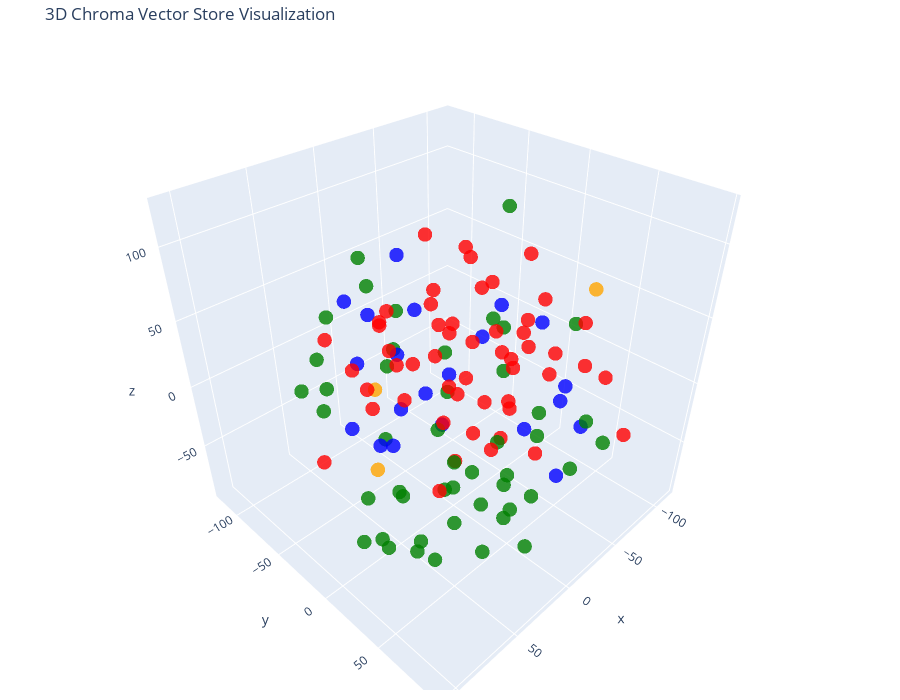

Notebook code for this chart:
### Code cell
# Let's try 3D!

tsne = TSNE(n_components=3, random_state=42)
reduced_vectors = tsne.fit_transform(vectors)

# Create the 3D scatter plot
fig = go.Figure(data=[go.Scatter3d(
    x=reduced_vectors[:, 0],
    y=reduced_vectors[:, 1],
    z=reduced_vectors[:, 2],
    mode='markers',
    marker=dict(size=5, color=colors, opacity=0.8),
    text=[f"Type: {t}<br>Text: {d[:100]}..." for t, d in zip(doc_types, documents)],
    hoverinfo='text'
)])

fig.update_layout(
    title='3D Chroma Vector Store Visualization',
    scene=dict(xaxis_title='x', yaxis_title='y', zaxis_title='z'),
    width=900,
    height=700,
    margin=dict(r=20, b=10, l=10, t=40)
)

fig.show()

### Figure 1 — Plotly figure (JSON) as saved in the notebook; plotly's stock layout.template omitted (floating-point values rounded to 4 significant figures)
{"data": [{"hoverinfo": "text", "marker": {"color": ["orange", "red", "green", "green", "green", "green", "green", "green", "blue", "green", "red", "green", "green", "blue", "blue", "blue", "green", "green", "green", "red", "red", "red", "red", "green", "red", "green", "blue", "blue", "green", "red", "blue", "green", "blue", "red", "green", "green", "orange", "red", "green", "red", "red", "blue", "blue", "red", "green", "red", "green", "red", "green", "red", "red", "green", "blue", "green", "green", "blue", "red", "red", "green", "red", "blue", "red", "blue", "green", "green", "green", "blue", "red", "red", "blue", "orange", "red", "green", "red", "red", "green", "red", "red", "blue", "green", "green", "green", "red", "red", "red", "red", "green", "red", "blue", "green", "red", "green", "green", "blue", "green", "blue", "green", "red", "green", "green", "green", "green", "red", "green", "red", "red", "red", "red", "red", "red", "red", "red", "red", "red", "red", "red", "red", "green", "blue", "green", "red", "red", "red"], "opacity": 0.8, "size": 5}, "mode": "markers", "text": ["Type: company<br>Text: # Careers at Insurellm\n\nInsurellm is hiring! We are looking for talented software engineers, data sc...", "Type: contracts<br>Text: # Contract with Belvedere Insurance for Markellm\n\n## Terms\nThis Contract (\"Agreement\") is made and e...", "Type: employees<br>Text: - **Engagement in Company Culture:** Regularly participates in team-building events and contributes ...", "Type: employees<br>Text: # HR Record\n\n# Emily Tran\n\n## Summary\n- **Date of Birth:** March 18, 1991  \n- **Job Title:** Digital...", "Type: employees<br>Text: - **2010 - 2013**: Business Analyst at Edge Analytics  \n  Prior to joining Innovate, Avery worked as...", "Type: employees<br>Text: ## Other HR Notes\n- **Professional Development**: Avery has actively participated in leadership trai...", "Type: employees<br>Text: - **Professional Development Goals**:  \n  - Emily Tran aims to become a Marketing Manager within the...", "Type: employees<br>Text: ## Annual Performance History\n- **2018**: **3/5** - Adaptable team player but still learning to take...", "Type: products<br>Text: - **Mobile Integration**: Carllm is designed to work seamlessly with mobile applications, providing ...", "Type: employees<br>Text: ## Annual Performance History\n- **2023:** Rating: 4.5/5  \n  *Samuel exceeded expectations, successfu...", "Type: contracts<br>Text: ## Renewal\n\n1. **Automatic Renewal**: This contract will automatically renew for successive 12-month...", "Type: employees<br>Text: ## Annual Performance History\n- **2020:** Exceeds Expectations  \n  Samantha Greene demonstrated exce...", "Type: employees<br>Text: # Samantha Greene\n\n## Summary\n- **Date of Birth:** October 14, 1990\n- **Job Title:** HR Generalist\n-...", "Type: products<br>Text: - **Professional Tier**: $2,500/month\n  - For medium-sized companies.\n  - All Basic Tier features pl...", "Type: products<br>Text: ### Seamless Integrations\nRellm's architecture is designed for effortless integration with existing ...", "Type: products<br>Text: Experience the future of reinsurance with Rellm, where innovation meets reliability. Let Insurellm h...", "Type: employees<br>Text: - **2022**: **Satisfactory**  \n  Avery focused on rebuilding team dynamics and addressing employee c...", "Type: employees<br>Text: - **January 2017 - May 2018**: Marketing Intern  \n  - Supported the Marketing team by collaborating ...", "Type: employees<br>Text: ## Other HR Notes\n- Alex Thomson is an active member of the Diversity and Inclusion committee at Ins...", "Type: contracts<br>Text: 3. **Training and Onboarding:**  \n   Insurellm agrees to provide one free training session on how to...", "Type: contracts<br>Text: ## Features\n1. **AI-Powered Matching**: Belvedere Insurance will benefit from Markellm's AI-powered ...", "Type: contracts<br>Text: # Contract with GreenValley Insurance for Homellm\n\n**Contract Date:** October 6, 2023  \n**Contract N...", "Type: contracts<br>Text: # Contract with Apex Reinsurance for Rellm: AI-Powered Enterprise Reinsurance Solution\n\n## Terms\n\n1....", "Type: employees<br>Text: ## Compensation History\n- **2020:** Base Salary: $80,000  \n- **2021:** Base Salary Increase to $90,0...", "Type: contracts<br>Text: # Contract with GreenField Holdings for Markellm\n\n**Effective Date:** November 15, 2023  \n**Contract...", "Type: employees<br>Text: ## Other HR Notes\n- Jordan K. Bishop has been an integral part of club initiatives, including the In...", "Type: products<br>Text: ### Q2 2025: Customer Experience Improvements\n- Launch of a new **mobile app** for end-users.\n- Intr...", "Type: products<br>Text: # Product Summary\n\n# Carllm\n\n## Summary\n\nCarllm is an innovative auto insurance product developed by...", "Type: employees<br>Text: - **2018**: **Exceeds Expectations**  \n  Under Avery’s pivoted vision, Insurellm launched two new su...", "Type: contracts<br>Text: ## Support\nInsurellm provides Stellar Insurance Co. with the following support services:\n\n- **24/7 T...", "Type: products<br>Text: ### Q3 2025\n- Initiate a comprehensive marketing campaign targeting both consumers and insurers to i...", "Type: employees<br>Text: ## Annual Performance History  \n- **2022** - Rated as \"Exceeds Expectations.\" Alex Thomson achieved ...", "Type: products<br>Text: ### 2. Dynamic Pricing Model\nWith Homellm's innovative dynamic pricing model, insurance providers ca...", "Type: contracts<br>Text: # Contract with TechDrive Insurance for Carllm\n\n**Contract Date:** October 1, 2024  \n**Contract Dura...", "Type: employees<br>Text: ## Compensation History\n- **2020:** Base Salary - $55,000  \n  The entry-level salary matched industr...", "Type: employees<br>Text: Emily Carter exemplifies the kind of talent that drives Insurellm's success and is an invaluable ass...", "Type: company<br>Text: # About Insurellm\n\nInsurellm was founded by Avery Lancaster in 2015 as an insurance tech startup des...", "Type: contracts<br>Text: 3. **Service Level Agreement (SLA):**  \n   Insurellm commits to a 99.9% uptime for the platform with...", "Type: employees<br>Text: - **2021**: *Exceeds Expectations*  \n  Maxine spearheaded the transition to a new data warehousing s...", "Type: contracts<br>Text: 1. **Customer Support**: Insurellm will provide EverGuard Insurance with 24/7 customer support, incl...", "Type: contracts<br>Text: ---\n\n## Renewal\n\n1. **Automatic Renewal**: This agreement will automatically renew for an additional...", "Type: products<br>Text: ### For Insurance Companies:\n- **Basic Listing Fee**: $199/month for a featured listing on the platf...", "Type: products<br>Text: # Product Summary\n\n# Rellm: AI-Powered Enterprise Reinsurance Solution\n\n## Summary\n\nRellm is an inno...", "Type: contracts<br>Text: 1. **Technical Support**: Provider shall offer dedicated technical support to the Client via phone, ...", "Type: employees<br>Text: # HR Record\n\n# Maxine Thompson\n\n## Summary\n- **Date of Birth:** January 15, 1991  \n- **Job Title:** ...", "Type: contracts<br>Text: # Contract with Pinnacle Insurance Co. for Homellm\n\n## Terms\nThis contract (\"Contract\") is entered i...", "Type: employees<br>Text: # HR Record\n\n# Samuel Trenton\n\n## Summary\n- **Date of Birth:** April 12, 1989  \n- **Job Title:** Sen...", "Type: contracts<br>Text: **Signatures:**  \n_________________________                           _________________________  \n**...", "Type: employees<br>Text: # Avery Lancaster\n\n## Summary\n- **Date of Birth**: March 15, 1985  \n- **Job Title**: Co-Founder & Ch...", "Type: contracts<br>Text: 4. **Confidentiality:** Both parties agree to maintain the confidentiality of proprietary informatio...", "Type: contracts<br>Text: ## Renewal\n\n1. **Automatic Renewal**: This Agreement will automatically renew for successive one-yea...", "Type: employees<br>Text: # HR Record\n\n# Jordan Blake\n\n## Summary\n- **Date of Birth:** March 15, 1993  \n- **Job Title:** Sales...", "Type: products<br>Text: - **Instant Quoting**: With Carllm, insurance companies can offer near-instant quotes to customers, ...", "Type: employees<br>Text: ## Insurellm Career Progression\n- **January 2017 - October 2018**: **Junior Data Engineer**  \n  * Ma...", "Type: employees<br>Text: ## Annual Performance History\n- **2021:** First year at Insurellm; achieved 90% of monthly targets. ...", "Type: products<br>Text: Join the growing number of organizations leveraging Rellm to enhance their reinsurance processes whi...", "Type: contracts<br>Text: ## Renewal\n\n1. **Automatic Renewal**: This contract shall automatically renew for additional one-yea...", "Type: contracts<br>Text: # Contract with Roadway Insurance Inc. for Carllm\n\n---\n\n## Terms\n\n1. **Agreement Effective Date**: T...", "Type: employees<br>Text: ## Annual Performance History  \n- **2021**:  \n  - **Performance Rating**: 4.5/5  \n  - **Key Achievem...", "Type: contracts<br>Text: ______________________________  \n[Name], [Title]  \nDate: ______________________\n\n**For Greenstone In...", "Type: products<br>Text: ### Regulatory Compliance Tools\nRellm includes built-in compliance tracking features to help organiz...", "Type: contracts<br>Text: 2. **Real-Time Quote Availability:**  \n   Consumers sourced via BrightWay Solutions will receive rea...", "Type: products<br>Text: - **Basic Tier:** Starting at $5,000/month for small insurers with basic integration features.\n- **S...", "Type: employees<br>Text: Alex Chen continues to be a vital asset at Insurellm, contributing significantly to innovative backe...", "Type: employees<br>Text: # HR Record\n\n# Oliver Spencer\n\n## Summary\n- **Date of Birth**: May 14, 1990  \n- **Job Title**: Backe...", "Type: employees<br>Text: # HR Record\n\n# Alex Thomson\n\n## Summary\n- **Date of Birth:** March 15, 1995  \n- **Job Title:** Sales...", "Type: products<br>Text: - **User-Friendly Interface**: Designed with user experience in mind, Markellm features an intuitive...", "Type: contracts<br>Text: ---\n\n## Features\n\n1. **Access to Core Features**: Roadway Insurance Inc. will have access to all Pro...", "Type: contracts<br>Text: ## Features\n1. **AI-Powered Matching**: Access to advanced algorithms that connect GreenField Holdin...", "Type: products<br>Text: # Product Summary\n\n# Markellm\n\n## Summary\n\nMarkellm is an innovative two-sided marketplace designed ...", "Type: company<br>Text: # Overview of Insurellm\n\nInsurellm is an innovative insurance tech firm with 200 employees across th...", "Type: contracts<br>Text: ## Support\n\n1. **Customer Support**: Insurellm will provide 24/7 customer support to TechDrive Insur...", "Type: employees<br>Text: ## Compensation History\n- **March 2018**: Initial salary of $80,000.\n- **July 2019**: Salary increas...", "Type: contracts<br>Text: ## Renewal\n1. **Automatic Renewal**: This contract will automatically renew for sequential one-year ...", "Type: contracts<br>Text: ## Support\n1. **Technical Support**: Technical support will be available from 9 AM to 7 PM EST, Mond...", "Type: employees<br>Text: ## Annual Performance History\n- **2019:** Exceeds Expectations - Continuously delivered high-quality...", "Type: contracts<br>Text: ---\n\n**Signatures**  \n**For Insurellm**: __________________________  \n**Name**: John Smith  \n**Title...", "Type: contracts<br>Text: ## Renewal\n1. **Renewal Terms**: At the end of the initial term, this Contract shall automatically r...", "Type: products<br>Text: # Product Summary\n\n# Homellm\n\n## Summary\nHomellm is an innovative home insurance product developed b...", "Type: employees<br>Text: # HR Record\n\n# Jordan K. Bishop\n\n## Summary\n- **Date of Birth:** March 15, 1990\n- **Job Title:** Fro...", "Type: employees<br>Text: ## Annual Performance History\n- **2020:**  \n  - Completed onboarding successfully.  \n  - Met expecta...", "Type: employees<br>Text: # HR Record\n\n# Alex Harper\n\n## Summary\n- **Date of Birth**: March 15, 1993  \n- **Job Title**: Sales ...", "Type: contracts<br>Text: ## Features\nStellar Insurance Co. will receive access to the following features of the Rellm product...", "Type: contracts<br>Text: ### Termination\nEither party may terminate this agreement with a **30-day written notice**. In the e...", "Type: contracts<br>Text: 1. **Core Functionality**: Rellm provides EverGuard Insurance with advanced AI-driven analytics, sea...", "Type: contracts<br>Text: 1. **AI-Powered Risk Assessment:** Access to advanced AI algorithms for real-time risk evaluations.\n...", "Type: employees<br>Text: ## Other HR Notes\n- Jordan has shown an interest in continuing education, actively participating in ...", "Type: contracts<br>Text: ---\n\n## Features\n\n- **AI-Powered Risk Assessment**: Customer will have access to enhanced risk evalu...", "Type: products<br>Text: All tiers include a comprehensive training program and ongoing updates to ensure optimal performance...", "Type: employees<br>Text: ## Compensation History\n- **2023:** Base Salary: $115,000 + Bonus: $15,000  \n  *Annual bonus based o...", "Type: contracts<br>Text: ## Renewal\n1. **Renewal Terms**: This Agreement may be renewed for additional one-year terms upon mu...", "Type: employees<br>Text: - **2017-2019:** Marketing Intern  \n  - Assisted with market research and campaign development for s...", "Type: employees<br>Text: - **2023:** Base Salary - $70,000  \n  Recognized for substantial improvement in employee relations m...", "Type: products<br>Text: With Homellm, Insurellm is committed to transforming the landscape of home insurance, ensuring both ...", "Type: employees<br>Text: ## Annual Performance History\n- **2017**: *Meets Expectations*  \n  Maxine showed potential in her ro...", "Type: products<br>Text: ### 5. Multi-Channel Integration\nHomellm seamlessly integrates into existing insurance platforms, pr...", "Type: employees<br>Text: - **2021**:  \n  - Performance Rating: Meets Expectations  \n  - Key Achievements: Contributed to the ...", "Type: contracts<br>Text: 4. **Usage Rights**: EverGuard Insurance is granted a non-exclusive, non-transferable license to acc...", "Type: employees<br>Text: # HR Record\n\n# Alex Chen\n\n## Summary\n- **Date of Birth:** March 15, 1990  \n- **Job Title:** Backend ...", "Type: employees<br>Text: - **2022**:  \n  - **Base Salary**: $65,000 (Promotion to Senior SDR)  \n  - **Bonus**: $13,000 (20% o...", "Type: employees<br>Text: ## Compensation History\n- **June 2018:** Starting Salary - $85,000\n- **June 2019:** Salary Increase ...", "Type: employees<br>Text: ## Compensation History\n- **2017**: $70,000 (Junior Data Engineer)  \n- **2018**: $75,000 (Junior Dat...", "Type: contracts<br>Text: **Insurellm, Inc.**  \n_____________________________  \nAuthorized Signature   \nDate: ________________...", "Type: employees<br>Text: ## Compensation History\n- **2015**: $150,000 base salary + Significant equity stake  \n- **2016**: $1...", "Type: contracts<br>Text: - **Customer Portal**: A dedicated portal will be provided, allowing the Customer's clients to manag...", "Type: contracts<br>Text: # Contract with Greenstone Insurance for Homellm\n\n---\n\n## Terms\n\n1. **Parties**: This Contract (\"Agr...", "Type: contracts<br>Text: # Contract with EverGuard Insurance for Rellm: AI-Powered Enterprise Reinsurance Solution\n\n**Contrac...", "Type: contracts<br>Text: # Contract with Stellar Insurance Co. for Rellm\n\n## Terms\nThis contract is made between **Insurellm*...", "Type: contracts<br>Text: ## Features\n1. **AI-Powered Risk Assessment**: Utilized for tailored underwriting decisions specific...", "Type: contracts<br>Text: ## Support\n\n1. **Customer Support**: Velocity Auto Solutions will have access to Insurellm’s custome...", "Type: contracts<br>Text: ## Support\n1. **Customer Support Access**: The Client will have access to dedicated support through ...", "Type: contracts<br>Text: **TechDrive Insurance Representative:**  \nName: Sarah Johnson  \nTitle: Operations Director  \nDate: _...", "Type: contracts<br>Text: ## Support\n1. **Technical Support**: Insurellm shall provide 24/7 technical support via an email and...", "Type: contracts<br>Text: 4. **Payment Terms**: \n   - The Customer shall pay an amount of $10,000 per month for the Standard T...", "Type: contracts<br>Text: 2. **Seamless Integrations**: The architecture of Rellm allows for easy integration with existing sy...", "Type: contracts<br>Text: **Belvedere Insurance**  \nSignature: ______________________  \nName: [Authorized Signatory]  \nTitle: ...", "Type: contracts<br>Text: # Contract with BrightWay Solutions for Markellm\n\n**Contract Date:** October 5, 2023  \n**Contract ID...", "Type: employees<br>Text: ## Compensation History\n| Year | Base Salary | Bonus         | Total Compensation |\n|------|--------...", "Type: products<br>Text: - **Customer Support**: Our dedicated support team is always available to assist both consumers and ...", "Type: employees<br>Text: # HR Record\n\n# Emily Carter\n\n## Summary\n- **Date of Birth:** August 12, 1990  \n- **Job Title:** Acco...", "Type: contracts<br>Text: 3. **Regular Updates:** Insurellm will offer ongoing updates and enhancements to the Homellm platfor...", "Type: contracts<br>Text: ---\n\n## Support\n\n1. **Technical Support**: Roadway Insurance Inc. will receive priority technical su...", "Type: contracts<br>Text: # Contract with Velocity Auto Solutions for Carllm\n\n**Contract Date:** October 1, 2023  \n**Contract ..."], "type": "scatter3d", "x": [53.76, -5.363, 60.8, 44.89, -14.68, 28.46, 68.48, 69.91, -39.65, 45.43, -75.16, 99.11, 106.7, -25.54, 18.86, 29.99, -15.76, -31.1, 35.53, 0.6967, -10.36, -44.04, -44.19, 41.14, -79.38, 64.14, -10.56, 13.74, -42.87, -41.64, -30.19, 16.8, 6.365, -42.66, 78.43, 58.24, -72.21, -62.83, 66.23, -33.81, -86.78, -39.69, 17.47, -4.683, 36.92, -103.9, 53.28, -39.63, -15.44, -83.71, -18.01, 13.17, -8.771, 50.32, 23.5, 24.47, -58.41, -61.99, 26.76, -61.65, -16.33, -56.24, -22.19, 71.72, 83.7, -69.19, 96.21, -36.92, -19.49, -17.21, 31.27, 84.61, 21.46, -108.4, -19.54, 66.0, -4.099, -113.9, 13.25, 72.76, 60.63, 7.101, -0.6643, -90.06, -51.88, -24.68, 43.9, -13.47, 47.39, 48.65, -99.32, 95.99, -20.29, 26.26, 75.19, 15.21, 48.58, -59.15, -90.98, 36.68, 56.86, 67.32, -33.75, 27.72, 11.14, -21.16, -39.64, -67.28, -1.842, -58.43, -49.27, -45.09, -83.12, -81.43, 26.67, 1.792, -75.71, 98.1, -27.52, 5.719, -12.62, -19.99, -51.79], "y": [-12.85, -4.255, 53.91, -5.241, 34.63, 61.51, 16.79, 61.03, 1.82, 65.47, -15.68, 32.09, 56.55, 65.73, -83.02, -59.45, 74.41, 11.47, 26.83, -104.8, 16.26, -39.95, -64.26, 64.26, -8.779, -40.02, 75.56, 8.528, 35.46, -84.83, 41.46, 57.9, -5.021, 4.108, 61.88, 13.85, 48.16, 29.59, 0.6263, -52.45, -26.37, 70.26, -33.9, -60.63, 94.0, 23.0, -6.32, -119.7, 38.32, 11.43, -5.376, 50.11, 14.12, 19.83, 56.86, -52.28, -3.602, 21.04, 86.15, -65.97, -53.74, 57.3, -76.19, -63.52, -23.65, 70.05, 41.88, 6.354, 30.3, 43.97, -43.61, -27.9, 80.78, -30.17, -85.67, 76.81, -89.67, -32.01, -12.82, -41.29, 94.72, 35.84, -72.01, -50.47, -67.14, -13.59, -27.2, -18.28, -47.24, 47.82, -52.86, -0.2478, -115.5, -31.64, 30.09, -34.9, 34.22, -40.17, 41.59, 35.63, 11.64, 34.96, -103.3, 26.23, -75.08, -31.56, -41.12, -40.02, -22.72, -36.62, 94.89, -35.07, 2.889, -12.15, -98.03, -12.43, 61.19, 23.77, 61.54, 95.62, -62.86, -46.16, -11.98], "z": [26.8, -61.6, 64.84, 54.78, -55.15, 92.13, 65.87, 8.112, 51.22, -17.3, -61.22, 1.865, -11.6, -42.2, 42.59, 10.28, 80.24, 123.2, 63.63, -32.97, -1.785, -43.97, 33.35, -61.18, 68.61, 69.14, 42.02, 28.27, -37.74, -38.32, 60.12, -26.67, -22.84, -58.44, -39.72, 94.08, 67.93, 16.62, -80.19, -11.36, -27.07, -7.384, 23.76, -8.844, 60.48, 18.66, -7.571, -18.59, -85.08, -20.11, 89.96, 51.74, 47.44, -79.66, 10.48, 48.24, -38.51, -74.39, -9.442, -60.25, 33.81, 23.89, 63.92, 8.015, 21.46, -38.7, 43.45, 18.81, 27.32, -11.57, -71.59, -20.12, -58.88, -4.36, -16.09, 28.58, -63.17, -31.85, 2.161, 43.48, 4.681, 76.66, 22.93, 26.95, 0.09286, -5.77, 86.45, 32.91, -27.13, -43.04, -20.57, 56.41, 48.03, -45.2, -11.3, -21.86, 21.11, -5.491, -49.7, -10.1, -40.51, -63.37, 3.872, -43.06, -29.2, -52.73, 18.19, 35.61, 57.38, -87.76, -4.951, 76.32, 37.61, 4.982, 9.162, -90.89, 6.845, -39.64, 14.56, 3.834, -44.88, 89.76, -85.18]}], "layout": {"height": 700, "margin": {"b": 10, "l": 10, "r": 20, "t": 40}, "scene": {"xaxis": {"title": {"text": "x"}}, "yaxis": {"title": {"text": "y"}}, "zaxis": {"title": {"text": "z"}}}, "title": {"text": "3D Chroma Vector Store Visualization"}, "width": 900}}
